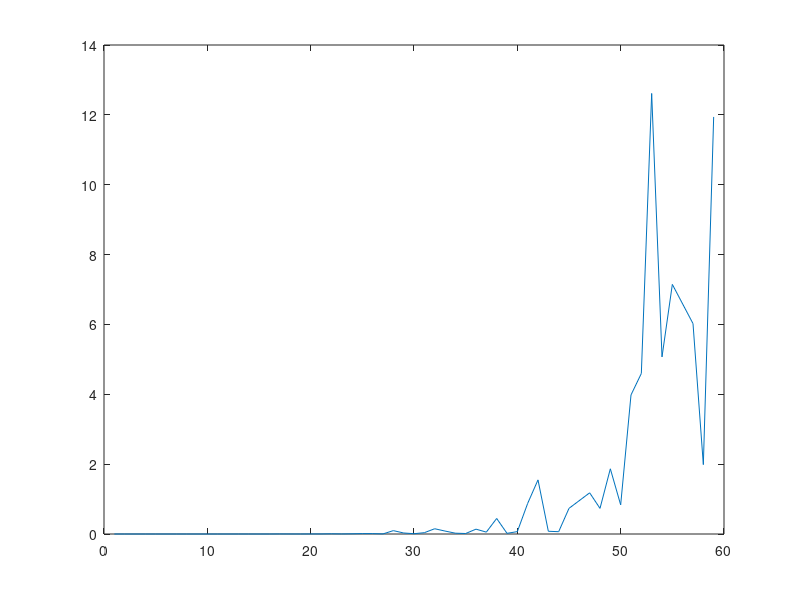

Source code (MATLAB):
x = [1
2
3
4
5
6
7
8
9
10
11
12
13
14
15
16
17
18
19
20
21
22
23
24
25
26
27
28
29
30
31
32
33
34
35
36
37
38
39
40
41
42
43
44
45
47
48
49
50
51
52
53
54
55
57
58
59
];

y = [1.08952e-005
6.14603e-006
7.54286e-006
8.93968e-006
1.1454e-005
1.62032e-005
2.57016e-005
2.70984e-005
4.30222e-005
5.83873e-005
5.72698e-005
0.00019807
0.00036541
0.000298921
0.000200584
0.00030367
0.00213547
0.00115797
0.000751492
0.00198321
0.00184549
0.00615078
0.00223883
0.00591081
0.0115626
0.011245
0.00275817
0.0963905
0.029271
0.0085793
0.0377112
0.150607
0.0845789
0.0234245
0.0141512
0.138905
0.05372
0.444784
0.019077
0.0682866
0.876441
1.54938
0.078251
0.0661886
0.734541
1.17914
0.73339
1.86678
0.834677
3.98155
4.59585
12.6129
5.06976
7.14645
6.02403
1.98618
11.9407
];


plot(x,y)